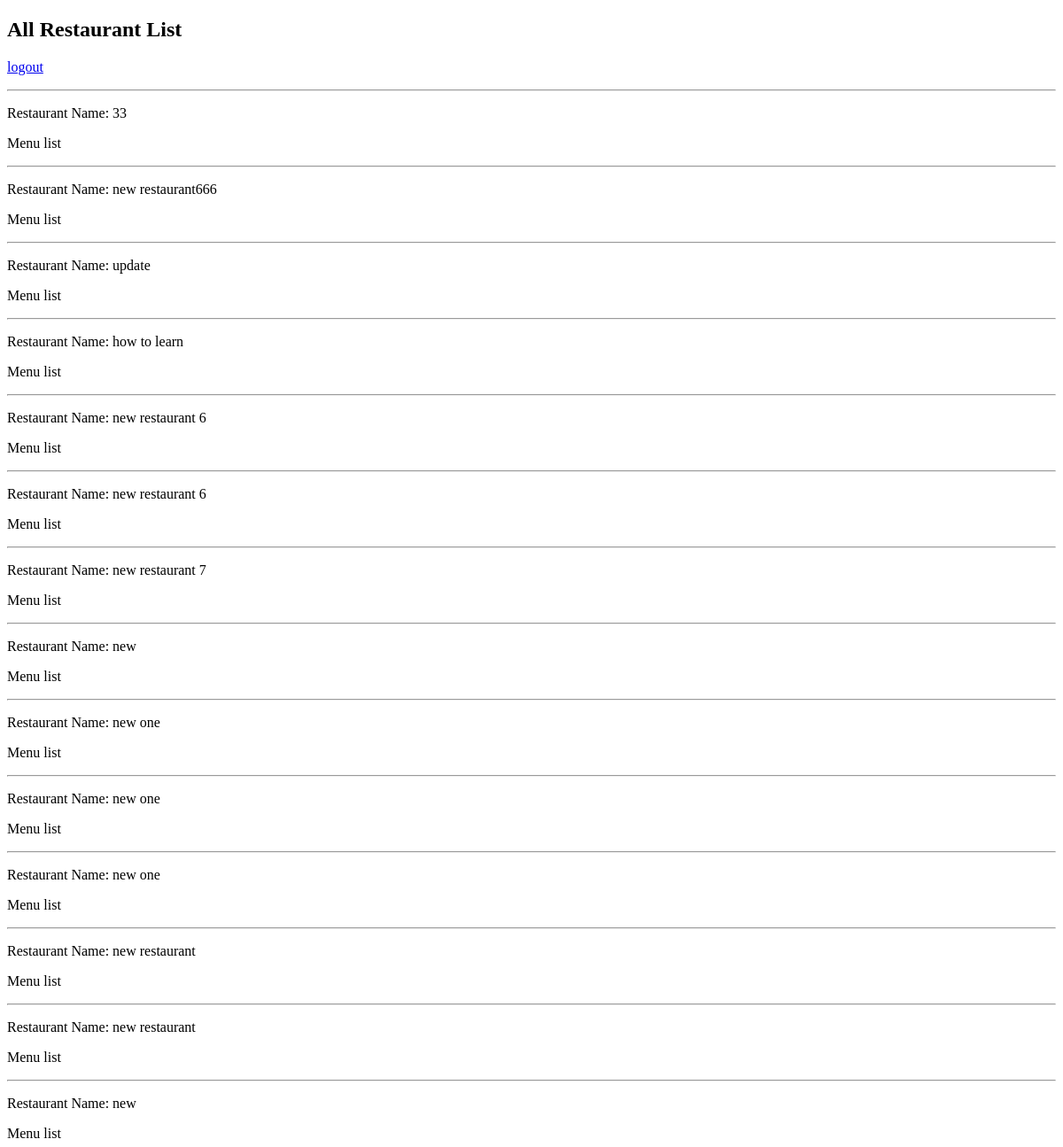
Before: /restaurant/home/ (upper part) with the older database file.
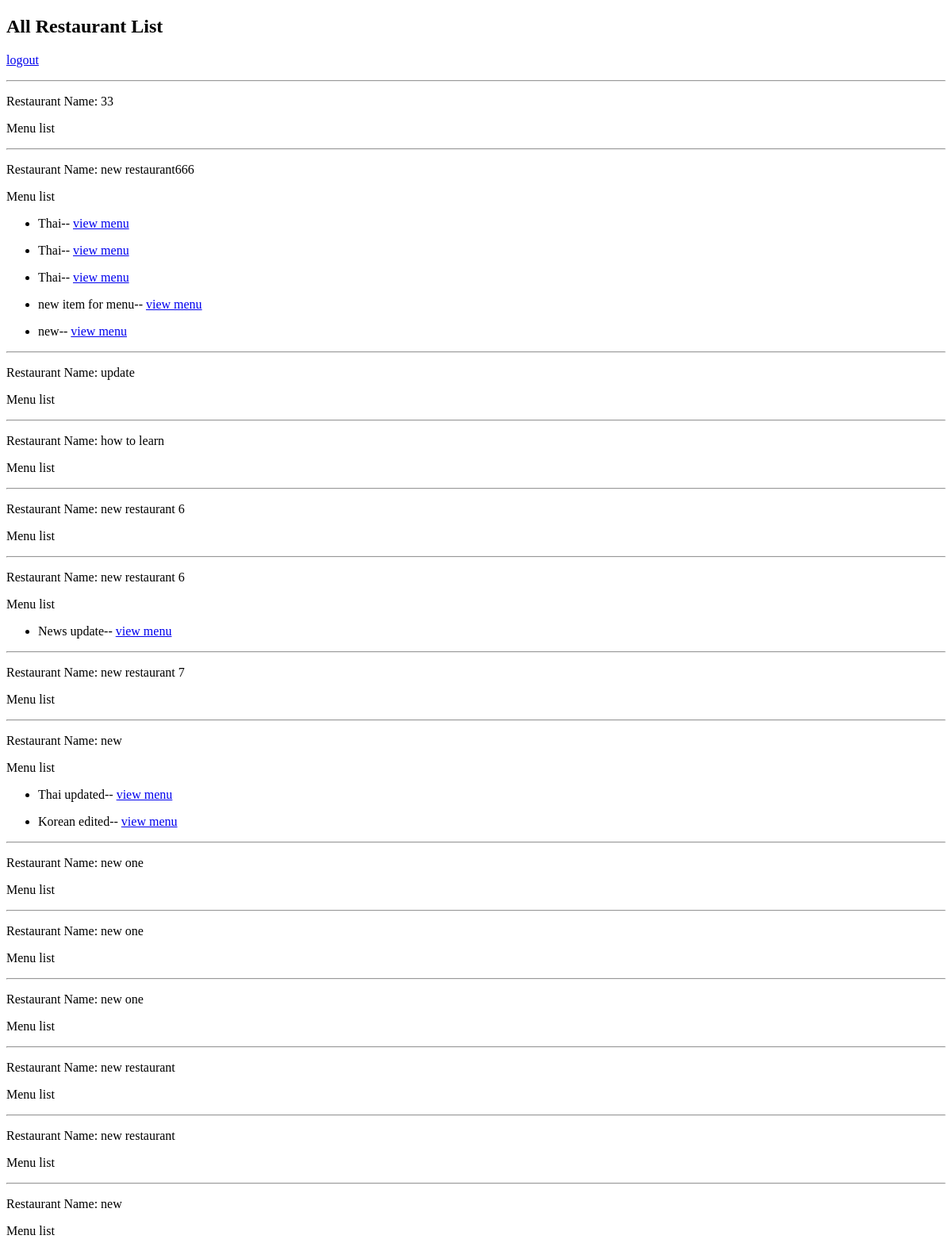
After: the same page with the newer database file.
### restaurantApp/models.py (models this page shows, shortened)
class Restaurant(models.Model):
    owner = models.ForeignKey(Profile, on_delete=models.CASCADE, related_name='restaurants')
    restaurant_name = models.CharField(max_length=100)
    def __str__(self):
        return self.restaurant_name

class Menu(models.Model):
    restaurant = models.ForeignKey(Restaurant, on_delete=models.CASCADE, related_name='menus')
    menu_name = models.CharField(max_length=50)
    menu_desc = models.TextField()

### restaurantApp/views.py (the view)
# urls.py: path('home/', index_view, name='home'),
def index_view(request):
    all_restaurant_lists = Restaurant.objects.all()
    return render(request, 'index/index.html', {'all_restaurant_lists': all_restaurant_lists})

### templates/index/index.html (shortened to what this page needs)
<!DOCTYPE html>
<html lang="en">
<head>
</head>
<body>
{% if request.user.profile.role == 'owner' %}
    <a href="{% url 'restaurantApp:add_restaurant' %}">Add Restaurant</a>
    <br>
{% else %}
    <h2>All Restaurant List</h2>
    <p><a href="{% url 'logout' %}">logout</a></p>
    <hr>
    {% for all_restaurant_list in all_restaurant_lists %}
        <p> Restaurant Name: {{ all_restaurant_list }}</p>
        <p>Menu list</p>
        {% for menu in all_restaurant_list.menus.all %}
            <ul>
                <li>{{ menu.menu_name }}-- <a href="{% url 'restaurantApp:menu_view' menu.id %}">view menu</a></li>
            </ul>
        {% endfor %}
        <hr>
    {% endfor %}
{% endif %}
</body>
</html>

Changed rows visible on the page:
added Menu: menu_name "Thai", shown under Restaurant "new restaurant666"
added Menu: menu_name "Thai", shown under Restaurant "new restaurant666"
added Menu: menu_name "Thai", shown under Restaurant "new restaurant666"
added Menu: menu_name "new item for menu", shown under Restaurant "new restaurant666"
added Menu: menu_name "new", shown under Restaurant "new restaurant666"
added Menu: menu_name "News update", shown under Restaurant (number 6 of 14 on the later page)
added Menu: menu_name "Thai updated", shown under Restaurant (number 8 of 14 on the later page)
added Menu: menu_name "Korean edited", shown under Restaurant (number 8 of 14 on the later page)
